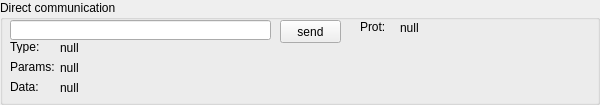
     <widget class="QGroupBox" name="groupBox_7">
      <property name="title">
       <string>Direct communication</string>
      </property>
      <widget class="QLineEdit" name="lineEdit">
       <property name="geometry">
        <rect>
         <x>10</x>
         <y>20</y>
         <width>261</width>
         <height>20</height>
        </rect>
       </property>
       <property name="inputMask">
        <string/>
       </property>
      </widget>
      <widget class="QLabel" name="label_2">
       <property name="geometry">
        <rect>
         <x>360</x>
         <y>20</y>
         <width>46</width>
         <height>13</height>
        </rect>
       </property>
       <property name="text">
        <string>Prot:</string>
       </property>
      </widget>
      <widget class="QLabel" name="lblData">
       <property name="geometry">
        <rect>
         <x>60</x>
         <y>80</y>
         <width>531</width>
         <height>16</height>
        </rect>
       </property>
       <property name="text">
        <string>null</string>
       </property>
      </widget>
      <widget class="QLabel" name="lblProt">
       <property name="geometry">
        <rect>
         <x>400</x>
         <y>20</y>
         <width>61</width>
         <height>16</height>
        </rect>
       </property>
       <property name="text">
        <string>null</string>
       </property>
      </widget>
      <widget class="QLabel" name="label_3">
       <property name="geometry">
        <rect>
         <x>10</x>
         <y>40</y>
         <width>46</width>
         <height>13</height>
        </rect>
       </property>
       <property name="text">
        <string>Type:</string>
       </property>
      </widget>
      <widget class="QLabel" name="lbltype">
       <property name="geometry">
        <rect>
         <x>60</x>
         <y>40</y>
         <width>411</width>
         <height>16</height>
        </rect>
       </property>
       <property name="text">
        <string>null</string>
       </property>
      </widget>
      <widget class="QLabel" name="label_4">
       <property name="geometry">
        <rect>
         <x>10</x>
         <y>60</y>
         <width>46</width>
         <height>13</height>
        </rect>
       </property>
       <property name="text">
        <string>Params:</string>
       </property>
      </widget>
      <widget class="QPushButton" name="pushButton">
       <property name="geometry">
        <rect>
         <x>280</x>
         <y>20</y>
         <width>61</width>
         <height>23</height>
        </rect>
       </property>
       <property name="text">
        <string>send</string>
       </property>
      </widget>
      <widget class="QLabel" name="lblParams">
       <property name="geometry">
        <rect>
         <x>60</x>
         <y>60</y>
         <width>441</width>
         <height>16</height>
        </rect>
       </property>
       <property name="text">
        <string>null</string>
       </property>
      </widget>
      <widget class="QLabel" name="label_5">
       <property name="geometry">
        <rect>
         <x>10</x>
         <y>80</y>
         <width>46</width>
         <height>13</height>
        </rect>
       </property>
       <property name="text">
        <string>Data:</string>
       </property>
      </widget>
     </widget>
